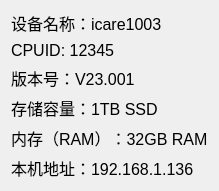
                  <widget class="QWidget" name="scrollAreaWidgetContents_6">
                   <property name="geometry">
                    <rect>
                     <x>0</x>
                     <y>0</y>
                     <width>217</width>
                     <height>174</height>
                    </rect>
                   </property>
                   <layout class="QVBoxLayout" name="verticalLayout_9">
                    <item>
                     <widget class="QLabel" name="label_78">
                      <property name="font">
                       <font>
                        <pointsize>12</pointsize>
                       </font>
                      </property>
                      <property name="text">
                       <string>设备名称：icare1003</string>
                      </property>
                     </widget>
                    </item>
                    <item>
                     <widget class="QLabel" name="cpuid_label">
                      <property name="font">
                       <font>
                        <pointsize>12</pointsize>
                       </font>
                      </property>
                      <property name="text">
                       <string>CPUID: 12345</string>
                      </property>
                     </widget>
                    </item>
                    <item>
                     <widget class="QLabel" name="label_73">
                      <property name="font">
                       <font>
                        <pointsize>12</pointsize>
                       </font>
                      </property>
                      <property name="text">
                       <string>版本号：V23.001</string>
                      </property>
                     </widget>
                    </item>
                    <item>
                     <widget class="QLabel" name="label_122">
                      <property name="font">
                       <font>
                        <pointsize>12</pointsize>
                       </font>
                      </property>
                      <property name="text">
                       <string>存储容量：1TB SSD</string>
                      </property>
                     </widget>
                    </item>
                    <item>
                     <widget class="QLabel" name="label_125">
                      <property name="font">
                       <font>
                        <pointsize>12</pointsize>
                       </font>
                      </property>
                      <property name="text">
                       <string>内存（RAM）：32GB RAM</string>
                      </property>
                     </widget>
                    </item>
                    <item>
                     <widget class="QLabel" name="label_95">
                      <property name="font">
                       <font>
                        <pointsize>12</pointsize>
                       </font>
                      </property>
                      <property name="text">
                       <string>本机地址：192.168.1.136</string>
                      </property>
                     </widget>
                    </item>
                    <item>
                     <spacer name="verticalSpacer_6">
                      <property name="orientation">
                       <enum>Qt::Vertical</enum>
                      </property>
                      <property name="sizeHint" stdset="0">
                       <size>
                        <width>20</width>
                        <height>184</height>
                       </size>
                      </property>
                     </spacer>
                    </item>
                   </layout>
                  </widget>
